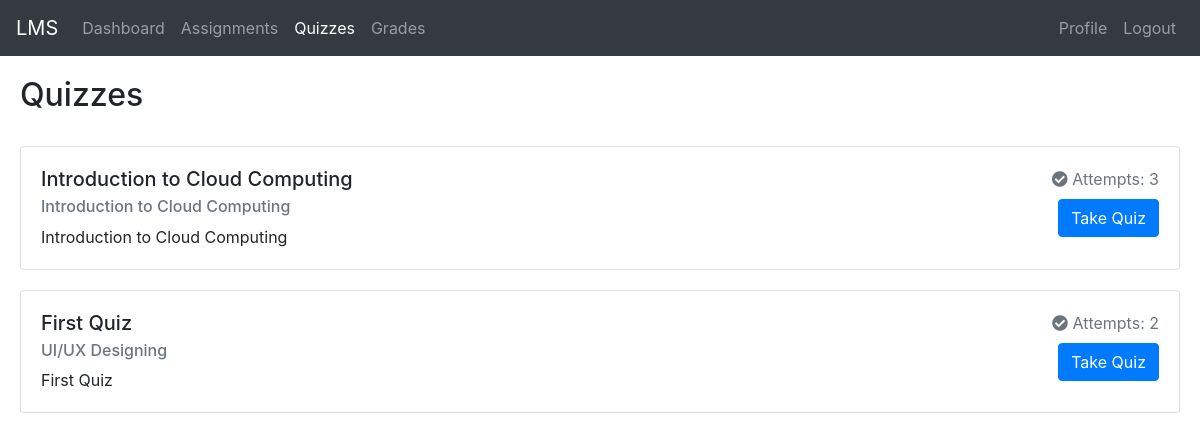
Screenshot of /quizzes.php (signed in) with the database file from the repository.
### tables this page shows
CREATE TABLE `quizzes` (
  `quiz_id` int(11) NOT NULL,
  `course_id` int(11) NOT NULL,
  `title` varchar(150) NOT NULL,
  `description` text DEFAULT NULL,
  `created_at` timestamp NOT NULL DEFAULT current_timestamp()
);

CREATE TABLE `courses` (
  `course_id` int(11) NOT NULL,
  `title` varchar(150) NOT NULL,
  `description` text DEFAULT NULL,
  `instructor_id` int(11) NOT NULL,
  `created_at` timestamp NOT NULL DEFAULT current_timestamp()
);

### quizzes.php (the view, shortened to what this page needs)
<?php
require_once "config/database.php";
$user_id = $_SESSION["id"];
$role = $_SESSION["role"];
$quizzes = [];
if($role === "student"){
    $sql = "SELECT q.*, c.title as course_title, c.course_id,
            (SELECT COUNT(*) FROM quiz_attempts WHERE quiz_id = q.quiz_id AND user_id = ?) as attempts
            FROM quizzes q
            JOIN courses c ON q.course_id = c.course_id
            JOIN enrollments e ON c.course_id = e.course_id
            WHERE e.user_id = ?
            ORDER BY q.created_at DESC";
} else if($role === "instructor"){
    $sql = "SELECT q.*, c.title as course_title, c.course_id,
            (SELECT COUNT(*) FROM quiz_attempts WHERE quiz_id = q.quiz_id) as total_attempts
            FROM quizzes q
            JOIN courses c ON q.course_id = c.course_id
            WHERE c.instructor_id = ?
            ORDER BY q.created_at DESC";
}
if($stmt = mysqli_prepare($conn, $sql)){
    if($role === "student"){
        mysqli_stmt_bind_param($stmt, "ii", $user_id, $user_id);
    } else {
        mysqli_stmt_bind_param($stmt, "i", $user_id);
    }
    if(mysqli_stmt_execute($stmt)){
        $result = mysqli_stmt_get_result($stmt);
        while($row = mysqli_fetch_assoc($result)){
            $quizzes[] = $row;
        }
    }
}
?>
<!DOCTYPE html>
<html lang="en">
<head>
    <link rel="stylesheet" href="https://stackpath.bootstrapcdn.com/bootstrap/4.5.2/css/bootstrap.min.css">
    <link rel="stylesheet" href="https://cdnjs.cloudflare.com/ajax/libs/font-awesome/5.15.4/css/all.min.css">
</head>
<body>
    <nav class="navbar navbar-expand-lg navbar-dark bg-dark">
        <a class="navbar-brand" href="#">LMS</a>
        <div class="collapse navbar-collapse" id="navbarNav">
            <ul class="navbar-nav mr-auto">
                <li class="nav-item"><a class="nav-link" href="index.php">Dashboard</a></li>
                <li class="nav-item"><a class="nav-link" href="assignments.php">Assignments</a></li>
                <li class="nav-item active"><a class="nav-link" href="quizzes.php">Quizzes</a></li>
                <li class="nav-item"><a class="nav-link" href="grades.php">Grades</a></li>
            </ul>
            <ul class="navbar-nav">
                <li class="nav-item"><a class="nav-link" href="profile.php">Profile</a></li>
                <li class="nav-item"><a class="nav-link" href="logout.php">Logout</a></li>
            </ul>
        </div>
    </nav>
    <div class="wrapper">
        <div class="d-flex justify-content-between align-items-center mb-4">
            <h2>Quizzes</h2>
        </div>
        <?php if(empty($quizzes)): ?>
            <div class="alert alert-info">No quizzes available.</div>
        <?php else: ?>
            <?php foreach($quizzes as $quiz): ?>
            <div class="card quiz-card">
                <div class="card-body">
                    <div class="d-flex justify-content-between align-items-start">
                        <div>
                            <h5 class="card-title"><?php echo htmlspecialchars($quiz["title"]); ?></h5>
                            <h6 class="card-subtitle mb-2 text-muted"><?php echo htmlspecialchars($quiz["course_title"]); ?></h6>
                            <p class="card-text"><?php echo htmlspecialchars($quiz["description"]); ?></p>
                        </div>
                        <div class="text-right">
                            <?php if($role === "student"): ?>
                                <p class="attempts mb-2">
                                    <i class="fas fa-check-circle"></i> Attempts: <?php echo $quiz["attempts"]; ?>
                                </p>
                                <a href="take_quiz.php?id=<?php echo $quiz["quiz_id"]; ?>" class="btn btn-primary">Take Quiz</a>
                            <?php endif; ?>
                        </div>
                    </div>
                </div>
            </div>
            <?php endforeach; ?>
        <?php endif; ?>
    </div>
</body>
</html>

### quizzes.php (style rules this page uses)
.wrapper { width: 1200px; margin: 0 auto; padding: 20px; }
.quiz-card { margin-bottom: 20px; }
.attempts { color: #6c757d; }

### rows the page displays
quizzes: title "Introduction to Cloud Computing", course.title "Introduction to Cloud Computing", description "Introduction to Cloud Computing", attempts "3"
quizzes: title "First Quiz", course.title "UI/UX Designing", description "First Quiz", attempts "2"
